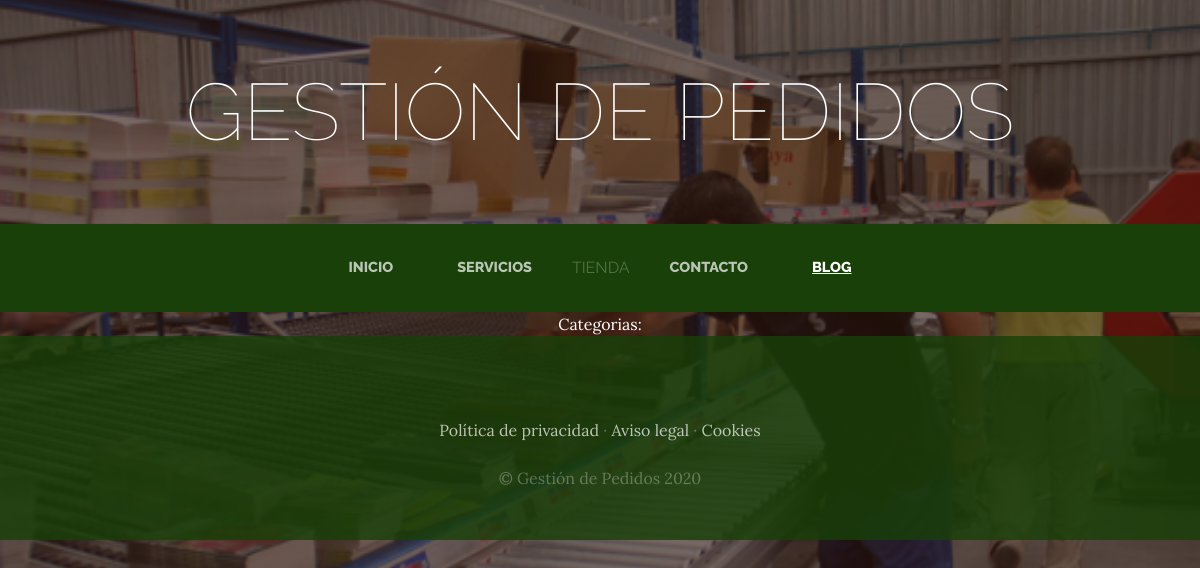
Page /blog/ on the earlier database version.
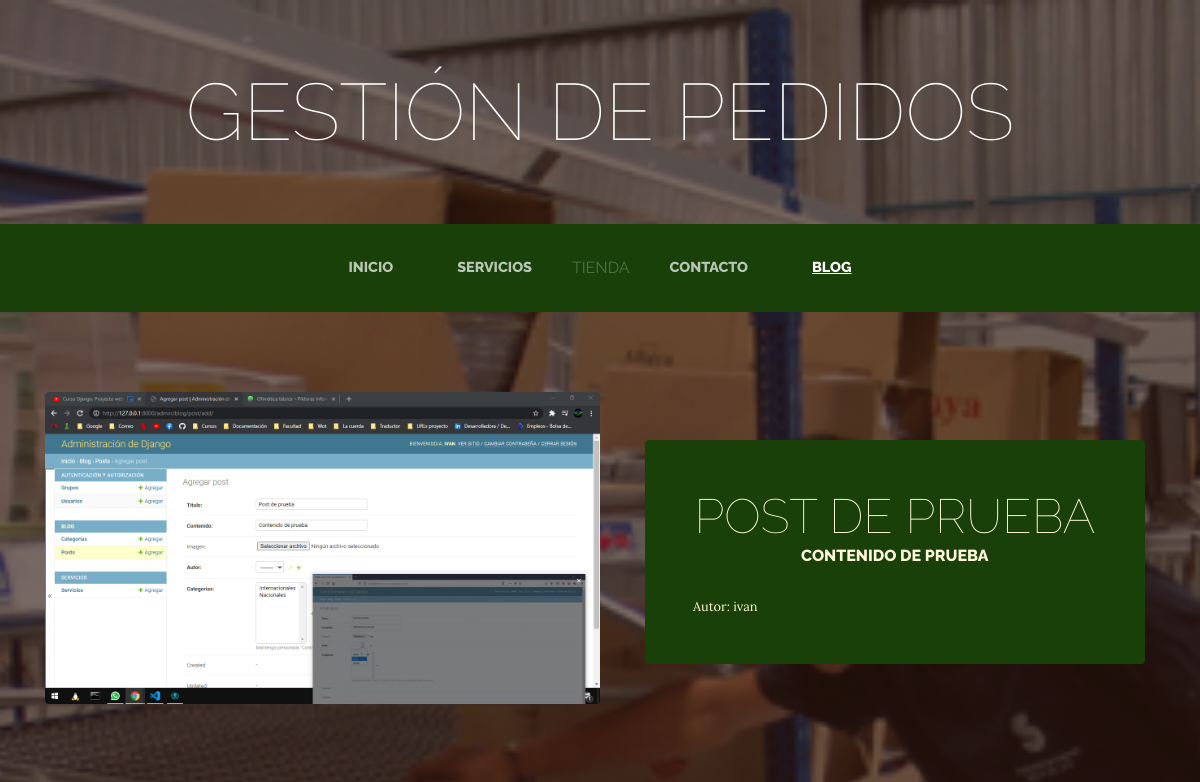
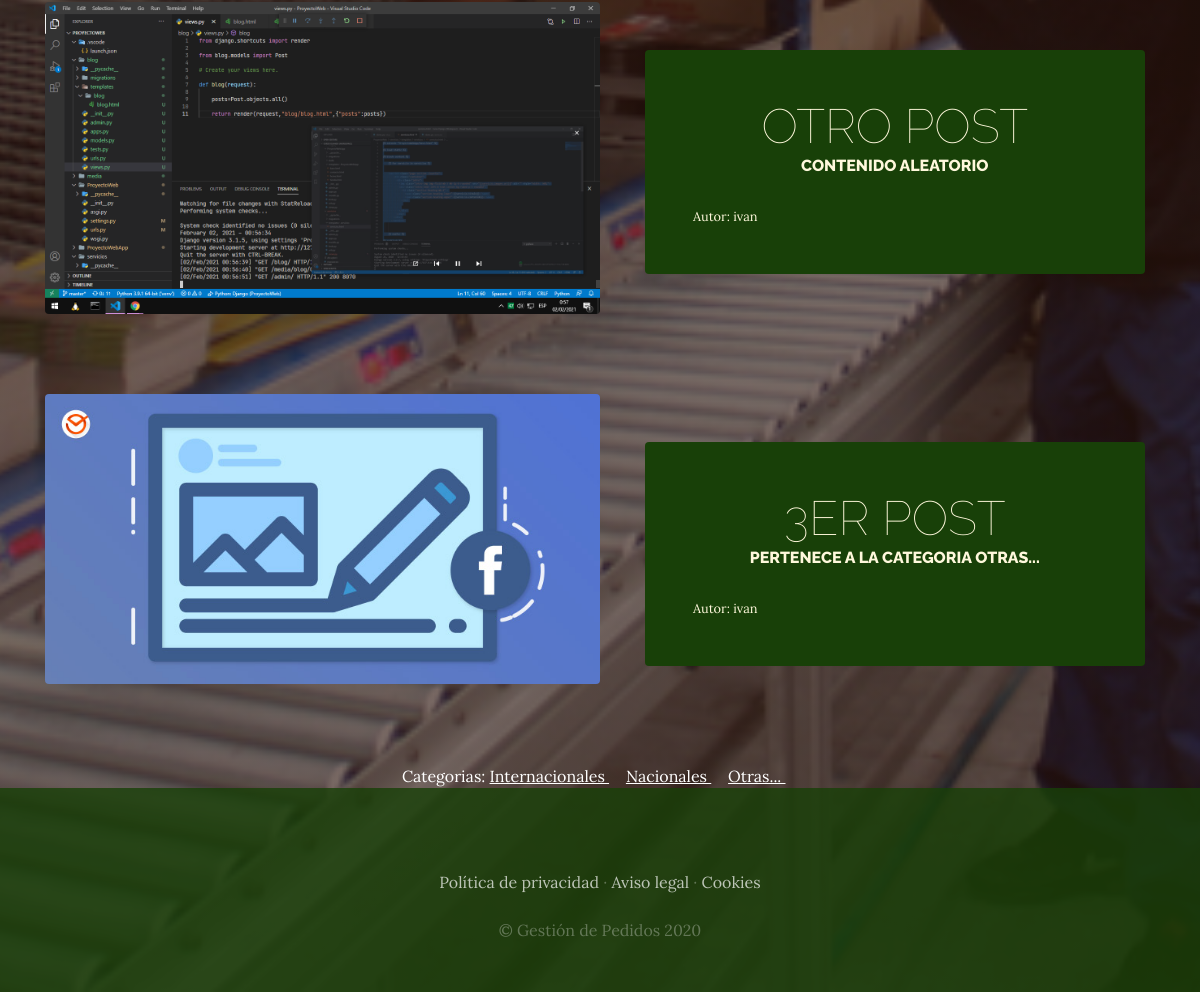
Same page on the later database version (2 pictures, top to bottom).
### blog/models.py (models this page shows, shortened)
class Post(models.Model):
    titulo = models.CharField(max_length = 50)
    contenido = models.CharField(max_length = 50)
    imagen = models.ImageField(upload_to='blog', null=True, blank=True)
    autor=models.ForeignKey(User, on_delete=models.CASCADE)
    categorias=models.ManyToManyField(Categoria)
    created = models.DateTimeField(auto_now_add=True)
    updated = models.DateTimeField(auto_now_add=True)
    class Meta:
        verbose_name = 'post'
        verbose_name_plural = 'posts'

class Categoria(models.Model):
    nombre = models.CharField(max_length = 50)
    created = models.DateTimeField(auto_now_add=True)
    updated = models.DateTimeField(auto_now_add=True)
    class Meta:
        verbose_name = 'categoria'
        verbose_name_plural = 'categorias'

### blog/views.py (the view)
# urls.py: 2. Add a URL to urlpatterns:  path('blog/', include('blog.urls'))
def blog(request):
    posts=Post.objects.all()
    return render(request,"blog/blog.html",{"posts":posts})

### blog/templates/blog/blog.html
{% extends 'ProyectoWebApp/base.html' %}
{% load static %}
{% block content %}
    {% for post in posts  %}
        <section class="page-section clearfix">
            <div class="container">
            <div class="intro">
                <img class="intro-img img-fluid mb-3 mb-lg-0 rounded" src="{{post.imagen.url}}" alt="" style="width: 50%;">
                <div class="intro-text left-0 text-center bg-faded p-5 rounded">
                    <h2 class="section-heading mb-4" >
                        <span class="section-heading-lower">{{post.titulo}}</span>
                        <span class="section-heading-upper">{{post.contenido}}</span>
                    </h2>
                    <div style="text-align: left; font-size: 0.8em"> Autor: {{post.autor}}</div>
                </div>
            </div>
            </div>
        </section>
    {% endfor %}
    <section>
        <div style="width: 75%; margin: auto; text-align: center;color: white;">
            Categorias:
            {% for post in posts %}
                {% for categoria in post.categorias.all %}
                    <a href="{% url 'categoria' categoria.id %}" class="linksCategorias" style="color: white;">{{categoria.nombre}} </a> &nbsp;&nbsp;&nbsp;
                {% endfor %}
            {% endfor %}
        </div>
    </section>
{% endblock  %}

### ProyectoWebApp/templates/ProyectoWebApp/base.html (shortened to what this page needs)
<html>
<head>
    {% load static %}
    <link href="{% static 'ProyectoWebApp/vendor/bootstrap/css/bootstrap.min.css' %}" rel="stylesheet">
    <link href="{% static 'ProyectoWebApp/css/gestion.css' %}" rel="stylesheet">
</head>
<body>
    <h1 class="site-heading text-center text-white d-none d-lg-block">
        <span class="site-heading-lower">Gestión de Pedidos</span>
      </h1>
 <nav class="navbar navbar-expand-lg navbar-dark py-lg-4" id="mainNav">
    <div class="container">
      <div class="collapse navbar-collapse" id="navbarResponsive">
        <ul class="navbar-nav mx-auto">
          <li class="nav-item {% if request.path == '/' %}active{% endif %} px-lg-4">
            <a class="nav-link text-uppercase text-expanded" href="{% url 'Home' %}">Inicio</a>
          </li>
          <li class="nav-item {% if request.path == '/servicios/' %}active{% endif %} px-lg-4">
            <a class="nav-link text-uppercase text-expanded" href="{% url 'Servicios' %}">Servicios</a>
          </li>
          <li>
            <a  class="nav-link text-uppercase text-expanded disabled" href="">Tienda</a>
          </li>
          <li class="nav-item {% if request.path == '/contacto/' %}active{% endif %} px-lg-4">
            <a class="nav-link text-uppercase text-expanded" href="{% url 'Contacto' %}">Contacto</a>
          </li>
          <li class="nav-item {% if request.path|slice:':6' == '/blog/' %}active{% endif %} px-lg-4">
            <a class="nav-link text-uppercase text-expanded" href="{% url 'Blog' %}">Blog</a>
          </li>
        </ul>
      </div>
    </div>
  </nav>
{% block content %}
{% endblock %}
    <footer class="footer text-faded text-center py-5">
      <div class="container">
        <p class="m-0 mbt">
        	<a href="sample.html" class="link">Política de privacidad</a> ·
        	<a href="sample.html" class="link">Aviso legal</a> ·
        	<a href="sample.html" class="link">Cookies</a>
		</p>
        <p class="m-0 mbt1">&copy; Gestión de Pedidos 2020</p>
      </div>
	</footer>
</body>
</html>

### ProyectoWebApp/static/ProyectoWebApp/css/gestion.css (style rules this page uses)
body { font-family: 'Lora'; background: linear-gradient(rgba(47, 23, 15, 0.65), rgba(47, 23, 15, 0.65)), url("../img/bg_main.jpg"); background-attachment: fixed; background-position: center; background-size: cover; }
h1, h2, h3, h4, h5, h6 { font-family: 'Raleway'; }
p { line-height: 1.75; }
.text-faded { color: rgba(255, 255, 255, 0.3); }
.site-heading { margin-top: 5rem; margin-bottom: 5rem; text-transform: uppercase; line-height: 1; font-family: 'Raleway'; }
.site-heading .site-heading-lower { font-size: 5rem; font-weight: 100; line-height: 4rem; }
.page-section { margin-top: 5rem; margin-bottom: 5rem; }
.section-heading { text-transform: uppercase; }
.section-heading .section-heading-upper { display: block; font-size: 1rem; font-weight: 800; padding-bottom:.5rem; }
.section-heading .section-heading-lower { display: block; font-size: 3rem; font-weight: 100; }
.bg-faded { background-color: rgba(255, 255, 255, 0.85); }
#mainNav { background-color: rgba(24, 64, 8); font-family: 'Raleway'; }
#mainNav .navbar-nav .nav-item .nav-link { color: rgba(255, 255, 255, 0.7); font-weight: 800; }
#mainNav .navbar-nav .nav-item.active .nav-link { color: #ffffff; text-decoration: underline; }
@media (min-width: 992px) { #mainNav .navbar-nav .nav-item .nav-link { font-size: 0.9rem; } }
.intro { position: relative; }
@media (min-width: 992px) { .intro .intro-img { width: 75%; float: left; } }
@media (min-width: 992px) { .intro .intro-text { left: 600; width: 60%; margin-top: 3rem; background-color: rgba(24, 64, 8); color: cornsilk; position: absolute; } }
@media (min-width: 1200px) { .intro .intro-text { width: 45%; } }
.footer { background-color: rgba(24, 64, 8, 0.8); }
.mbt { padding-top: 2rem; }
.mbt1 { padding-top: 1.25rem; }
a.link { color: rgba(255, 255, 255, 0.7); }
a.linksCategorias { color: white !important; text-decoration: underline; }

Differences in the rows shown:
added Post: imagen (picture), titulo "POST DE PRUEBA", contenido "CONTENIDO DE PRUEBA", autor "ivan"
added Post: imagen (picture), titulo "OTRO POST", contenido "CONTENIDO ALEATORIO", autor "ivan"
added Post: imagen (picture), titulo "3ER POST", contenido "PERTENECE A LA CATEGORIA OTRAS...", autor "ivan"
added Categoria: nombre "Internacionales"
added Categoria: nombre "Nacionales"
added Categoria: nombre "Otras..."
